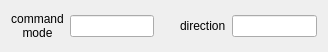
<?xml version="1.0" encoding="UTF-8"?>
<ui version="4.0">
 <class>InputModeViewerWidget</class>
 <widget class="QWidget" name="InputModeViewerWidget">
  <property name="geometry">
   <rect>
    <x>0</x>
    <y>0</y>
    <width>328</width>
    <height>52</height>
   </rect>
  </property>
  <property name="sizePolicy">
   <sizepolicy hsizetype="Expanding" vsizetype="Expanding">
    <horstretch>0</horstretch>
    <verstretch>0</verstretch>
   </sizepolicy>
  </property>
  <property name="acceptDrops">
   <bool>true</bool>
  </property>
  <property name="windowTitle">
   <string>InputModeViewer</string>
  </property>
  <layout class="QHBoxLayout" name="horizontalLayout">
   <item>
    <widget class="QLabel" name="qt_command_mode_label">
     <property name="sizePolicy">
      <sizepolicy hsizetype="Fixed" vsizetype="Preferred">
       <horstretch>0</horstretch>
       <verstretch>0</verstretch>
      </sizepolicy>
     </property>
     <property name="text">
      <string>command
mode</string>
     </property>
     <property name="alignment">
      <set>Qt::AlignCenter</set>
     </property>
    </widget>
   </item>
   <item>
    <widget class="QLineEdit" name="qt_command_mode_lineEdit"/>
   </item>
   <item>
    <spacer name="horizontalSpacer">
     <property name="orientation">
      <enum>Qt::Horizontal</enum>
     </property>
     <property name="sizeType">
      <enum>QSizePolicy::Fixed</enum>
     </property>
     <property name="sizeHint" stdset="0">
      <size>
       <width>20</width>
       <height>20</height>
      </size>
     </property>
    </spacer>
   </item>
   <item>
    <widget class="QLabel" name="qt_direction_label">
     <property name="text">
      <string>direction</string>
     </property>
    </widget>
   </item>
   <item>
    <widget class="QLineEdit" name="qt_direction_lineEdit"/>
   </item>
  </layout>
 </widget>
 <resources/>
 <connections/>
</ui>
